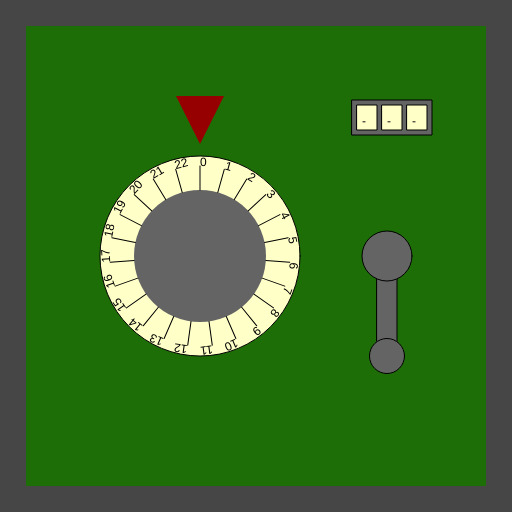
Frame 1 (no input)
Frame 60 (no input): identical to frame 1, image omitted
Frame 120 (the mouse pressed at the canvas centre since frame 60): identical to frame 1, image omitted

The p5.js sketch that drew this single still picture (run headless with seeded random() and noise() and a simulated clock; from frame 60 on, the mouse is pressed at the canvas centre):

// p5.js sketch
// ── sketch.js
/*

Officer: 5035852
CaseNum: 303-1-28282683-5035852

Case 303 - The Case of the Crooked Attorney
Stage 2 - Torvalds' House

This safe is in Torvalds’ home study. Be careful. If you get caught, I don’t know you !

Crack this safe by doing the following:

	Whilst the mouse is being dragged:
	- Increment Cryptic_Storage_Code_0 by 1

	When any key is pressed:
	- Increment Cryptic_Storage_Code_1 by 3

	Whilst the mouse is being dragged:
	- Make Cryptic_Storage_Code_2 equal to the string "ADT"

	When any key is pressed:
	- Make Cryptic_Storage_Code_2 equal to the string "ZBJ"



This time you'll need to create the relevant event handlers yourself.

There are many possible ways of investigating this case, but you
should use ONLY the following commands:

	- The assignment operator aka. the equals sign !
	- Incrementing +=
	- Decrementing -=

*/

//declare the variables

var Cryptic_Storage_Code_0;
var Cryptic_Storage_Code_1;
var Cryptic_Storage_Code_2;


function preload()
{
	//IMAGES WILL BE LOADED HERE

}

function setup()
{
	createCanvas(512,512);

	//initialise the variables
	Cryptic_Storage_Code_0 = 0;
	Cryptic_Storage_Code_1 = 0;
	Cryptic_Storage_Code_2 = "";

}

///////////////////EVENT HANDLERS///////////////////

//Create event handlers here to open the safe ...
function mouseDragged() {
    Cryptic_Storage_Code_0 += 1;
    Cryptic_Storage_Code_2 = "ADT";
}

function keyPressed() {
    Cryptic_Storage_Code_1 += 3;
    Cryptic_Storage_Code_2 = "ZBJ";
}

///////////////DO NOT CHANGE CODE BELOW THIS POINT///////////////////

function draw()
{

	//Draw the safe door
	background(70);
	noStroke();
	fill(29,110,6);
	rect(26,26,width-52,width-52);

	//Draw the combination dial
	push();
	translate(200,height/2);
	drawDial(200, Cryptic_Storage_Code_0, 23);
	pop();

	//Draw the lever
	push();
	translate(width - 125,256);
	drawLever(Cryptic_Storage_Code_1);
	pop();

	//Draw the spinner
	push();
	translate(width - 120,100);
	drawSpinner(3, Cryptic_Storage_Code_2);
	pop();

}

function drawDial(diameter,num,maxNum)
{
	//the combination lock

	var r = diameter * 0.5;
	var p = r * 0.6;

	stroke(0);
	fill(255,255,200);
	ellipse(0,0,diameter,diameter);
	fill(100);
	noStroke();
	ellipse(0,0,diameter*0.66,diameter*0.66);
	fill(150,0,0);
	triangle(
		-p * 0.4,-r-p,
		p * 0.4,-r-p,
		0,-r-p/5
	);

	noStroke();

	push();
	var inc = 360/maxNum;

	rotate(radians(-num * inc));
	for(var i = 0; i < maxNum; i++)
	{
		push();
		rotate(radians(i * inc));
		stroke(0);
		line(0,-r*0.66,0,-(r-10));
		noStroke();
		fill(0);
		text(i,0,-(r-10));
		pop();
	}

	pop();
}

function drawLever(rot)
{
	push();
	rotate(radians(-rot))
	stroke(0);
	fill(100);
	rect(-10,0,20,100);
	ellipse(0,0,50,50);
	ellipse(0,100,35,35);
	pop();
}

function drawSpinner(numSpinners, val)
{
	var sw = 20;
	var ow = (sw + 5) * numSpinners + 5;
	stroke(0);
	fill(100);
	rect(-ow/2,0,ow,35);
	if(typeof(val) == "number")
	{
		val = floor(val).toString(); //convert to string
	}


	for(var d = numSpinners - val.length; d > 0; d--)
	{
		val = "-" + val;
	}

	for(var i = 0; i < numSpinners; i++)
	{
		stroke(0);
		fill(255,255,200);
		rect(-ow/2 + i * (sw + 5) + 5,5,20,25);
		fill(0);
		noStroke();
		text(val[i],-ow/2 + sw/2 + i * (sw +5),25);
	}

}
